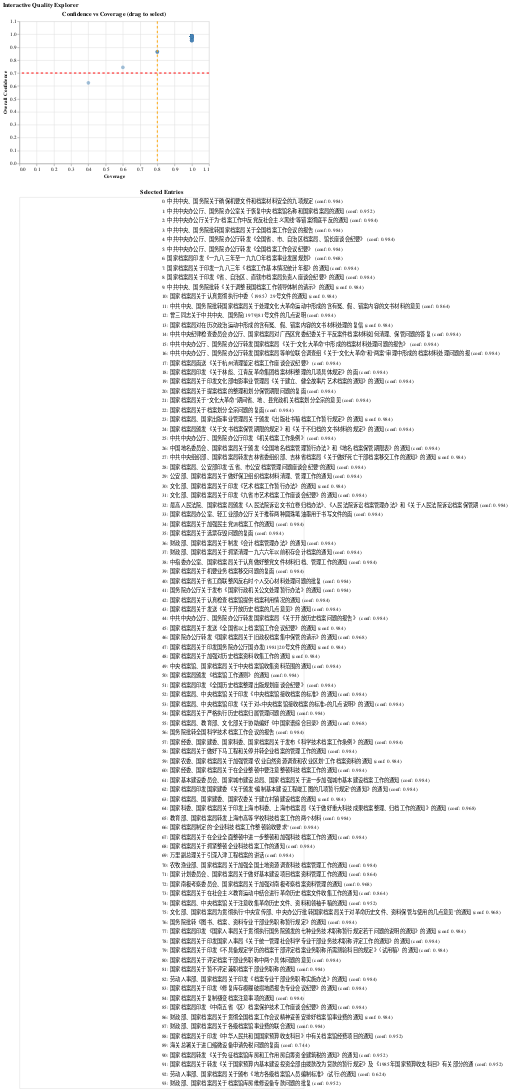

The notebook cell this image was saved under:
### Code cell
# Enhanced version with selection

# Add interval selection to scatter plot
brush = alt.selection_interval()

scatter_interactive = alt.Chart(df).mark_circle(size=60, opacity=0.5).encode(
    x=alt.X('coverage:Q', title='Coverage', scale=alt.Scale(domain=[0, 1.05])),
    y=alt.Y('conf_overall:Q', title='Overall Confidence', scale=alt.Scale(domain=[0, 1.05])),
    color=alt.condition(brush, alt.value('steelblue'), alt.value('lightgray')),
    tooltip=[
        alt.Tooltip('index:Q', title='Index'),
        alt.Tooltip('title:N', title='Title'),
        alt.Tooltip('coverage:Q', format='.2f'),
        alt.Tooltip('conf_overall:Q', format='.3f'),
        alt.Tooltip('page:N'),
        alt.Tooltip('matched_models:Q', title='Models')
    ]
).add_selection(
    brush
).properties(
    width=400,
    height=300,
    title='Confidence vs Coverage (drag to select)'
)

scatter_with_lines_interactive = scatter_interactive + h_line + v_line

# Show selected entries in a table
table = alt.Chart(df).mark_text(align='left').encode(
    y=alt.Y('row_number:O', axis=None)
).transform_filter(
    brush
).transform_window(
    row_number='row_number()'
).transform_calculate(
    summary='datum.index + ": " + slice(datum.title, 0, 60) + " (conf: " + format(datum.conf_overall, ".3f") + ")"'
).encode(
    text='summary:N'
).properties(
    width=600,
    title='Selected Entries'
)

# Combine
interactive_viz = alt.vconcat(
    scatter_with_lines_interactive,
    table
).properties(
    title='Interactive Quality Explorer'
)

interactive_viz

### Figure 1 — Vega-Lite specification as saved in the notebook (floating-point values rounded to 4 significant figures)
{"config": {"view": {"continuousWidth": 300, "continuousHeight": 300}}, "vconcat": [{"layer": [{"data": {"name": "data-46a7976c52523038a27a4b62e2d0f9e4"}, "mark": {"type": "circle", "opacity": 0.5, "size": 60}, "encoding": {"color": {"condition": {"param": "param_54dd647193d9b3b3", "value": "steelblue"}, "value": "lightgray"}, "tooltip": [{"field": "index", "title": "Index", "type": "quantitative"}, {"field": "title", "title": "Title", "type": "nominal"}, {"field": "coverage", "format": ".2f", "type": "quantitative"}, {"field": "conf_overall", "format": ".3f", "type": "quantitative"}, {"field": "page", "type": "nominal"}, {"field": "matched_models", "title": "Models", "type": "quantitative"}], "x": {"field": "coverage", "scale": {"domain": [0, 1.05]}, "title": "Coverage", "type": "quantitative"}, "y": {"field": "conf_overall", "scale": {"domain": [0, 1.05]}, "title": "Overall Confidence", "type": "quantitative"}}, "name": "view_c283cb9d6f965602_0", "title": "Confidence vs Coverage (drag to select)"}, {"data": {"name": "data-d8c2e797ac95ec09589de94b8b708b80"}, "mark": {"type": "rule", "color": "red", "size": 2, "strokeDash": [5, 5]}, "encoding": {"y": {"field": "y", "type": "quantitative"}}}, {"data": {"name": "data-0b48c85237fac7598e55238f8421a3da"}, "mark": {"type": "rule", "color": "orange", "size": 2, "strokeDash": [5, 5]}, "encoding": {"x": {"field": "x", "type": "quantitative"}}}], "height": 300, "width": 400}, {"data": {"name": "data-46a7976c52523038a27a4b62e2d0f9e4"}, "mark": {"type": "text", "align": "left"}, "encoding": {"text": {"field": "summary", "type": "nominal"}, "y": {"axis": null, "field": "row_number", "type": "ordinal"}}, "title": "Selected Entries", "transform": [{"filter": {"param": "param_54dd647193d9b3b3"}}, {"window": [{"op": "row_number", "field": "", "as": "row_number"}]}, {"calculate": "datum.index + \": \" + slice(datum.title, 0, 60) + \" (conf: \" + format(datum.conf_overall, \".3f\") + \")\"", "as": "summary"}], "width": 600}], "params": [{"name": "param_54dd647193d9b3b3", "select": {"type": "interval"}, "views": ["view_c283cb9d6f965602_0"]}], "title": "Interactive Quality Explorer", "$schema": "https://vega.github.io/schema/vega-lite/v6.1.0.json", "datasets": {"data-46a7976c52523038a27a4b62e2d0f9e4": [{"index": 0, "title": "中共中央、国务院关于确保机要文件和档案材料安全的九项规定", "date": "1967-02-17", "page": "2", "num_authors": 0, "num_references": 0, "matched_models": 5, "coverage": 1.0, "conf_title": 1.0, "conf_date": 1.0, "conf_page": 0.8, "conf_overall": 0.984}, {"index": 1, "title": "中共中央办公厅、国务院办公室关于恢复中央档案馆名称和国家档案局的通知", "date": "1979-04-20", "page": "3", "num_authors": 0, "num_references": 0, "matched_models": 5, "coverage": 1.0, "conf_title": 1.0, "conf_date": 0.6, "conf_page": 0.8, "conf_overall": 0.952}, {"index": 2, "title": "中共中央办公厅关于为“档案工作中反党反社会主义黑线”等错案彻底平反的通知", "date": "1979-05-26", "page": "4", "num_authors": 0, "num_references": 0, "matched_models": 5, "coverage": 1.0, "conf_title": 1.0, "conf_date": 1.0, "conf_page": 0.8, "conf_overall": 0.984}, {"index": 3, "title": "中共中央、国务院批转国家档案局关于全国档案工作会议的报告", "date": "1980-02-14", "page": "7", "num_authors": 0, "num_references": 0, "matched_models": 5, "coverage": 1.0, "conf_title": 1.0, "conf_date": 1.0, "conf_page": 0.8, "conf_overall": 0.984}, {"index": 4, "title": "中共中央办公厅、国务院办公厅转发《全国省、市、自治区档案局、馆长座谈会纪要》", "date": "1982-02-09", "page": "14", "num_authors": 0, "num_references": 0, "matched_models": 5, "coverage": 1.0, "conf_title": 1.0, "conf_date": 1.0, "conf_page": 0.8, "conf_overall": 0.984}, {"index": 5, "title": "中共中央办公厅、国务院办公厅转发《全国档案工作会议纪要》", "date": "1983-01-24", "page": "20", "num_authors": 0, "num_references": 0, "matched_models": 5, "coverage": 1.0, "conf_title": 1.0, "conf_date": 1.0, "conf_page": 0.8, "conf_overall": 0.984}, {"index": 6, "title": "国家档案局印发《一九八三年至一九九〇年档案事业发展规划》", "date": "1983-04-13", "page": "27", "num_authors": 0, "num_references": 0, "matched_models": 5, "coverage": 1.0, "conf_title": 0.8, "conf_date": 1.0, "conf_page": 0.8, "conf_overall": 0.968}, {"index": 7, "title": "国家档案局关于印发一九八三年《档案工作基本情况统计年报》的通知", "date": "1983-12-28", "page": "37", "num_authors": 0, "num_references": 0, "matched_models": 5, "coverage": 1.0, "conf_title": 1.0, "conf_date": 1.0, "conf_page": 0.8, "conf_overall": 0.984}, {"index": 8, "title": "国家档案局关于印发《省、自治区、直辖市档案局负责人座谈会纪要》的通知", "date": "1984-08-16", "page": "38", "num_authors": 0, "num_references": 0, "matched_models": 5, "coverage": 1.0, "conf_title": 1.0, "conf_date": 1.0, "conf_page": 0.8, "conf_overall": 0.984}, {"index": 9, "title": "中共中央、国务院批转《关于调整我国档案工作领导体制的请示》的通知", "date": "1985-02-08", "page": "45", "num_authors": 0, "num_references": 0, "matched_models": 5, "coverage": 1.0, "conf_title": 1.0, "conf_date": 1.0, "conf_page": 0.8, "conf_overall": 0.984}, {"index": 10, "title": "国家档案局关于认真贯彻执行中委（1985）29号文件的通知", "date": "1985-03-01", "page": "48", "num_authors": 0, "num_references": 0, "matched_models": 5, "coverage": 1.0, "conf_title": 1.0, "conf_date": 1.0, "conf_page": 0.8, "conf_overall": 0.984}, {"index": 11, "title": "中共中央、国务院批转国家档案局关于处理文化大革命运动中形成的含有冤、假、错案内容的文书材料的意见", "date": "1979-11-03", "page": "52", "num_authors": 0, "num_references": 0, "matched_models": 4, "coverage": 0.8, "conf_title": 1.0, "conf_date": 1.0, "conf_page": 0.8, "conf_overall": 0.864}, {"index": 12, "title": "曾三同志关于中共中央、国务院[1979]81号文件的几点说明", "date": "1980-01-11", "page": "55", "num_authors": 1, "num_references": 0, "matched_models": 5, "coverage": 1.0, "conf_title": 1.0, "conf_date": 1.0, "conf_page": 0.8, "conf_overall": 0.984}, {"index": 13, "title": "国家档案局对在历次政治运动中形成的含有冤、假、错案内容的文书材料处理的复信", "date": "1980-08-21", "page": "58", "num_authors": 0, "num_references": 0, "matched_models": 5, "coverage": 1.0, "conf_title": 1.0, "conf_date": 1.0, "conf_page": 0.8, "conf_overall": 0.984}, {"index": 14, "title": "中共中央纪律检查委员会办公厅、国家档案局对广西区党委纪委关于平反案件档案材料如何清理、保管问题的答复", "date": "1980-11-10", "page": "60", "num_authors": 0, "num_references": 0, "matched_models": 5, "coverage": 1.0, "conf_title": 1.0, "conf_date": 1.0, "conf_page": 0.8, "conf_overall": 0.984}, {"index": 15, "title": "中共中央办公厅、国务院办公厅转发国家档案局《关于“文化大革命”中形成的档案材料处理问题的报告》", "date": "1982-11-05", "page": "62", "num_authors": 0, "num_references": 0, "matched_models": 5, "coverage": 1.0, "conf_title": 1.0, "conf_date": 1.0, "conf_page": 0.8, "conf_overall": 0.984}, {"index": 16, "title": "中共中央办公厅、国务院办公厅转发国家档案局等单位联合调查组《关于“文化大革命”和“两案”审理中形成的档案材料处理问题的报告》", "date": "1983-06-04", "page": "64", "num_authors": 0, "num_references": 0, "matched_models": 5, "coverage": 1.0, "conf_title": 1.0, "conf_date": 1.0, "conf_page": 0.8, "conf_overall": 0.984}, {"index": 17, "title": "国家档案局函送《关于杭州清理鉴定档案工作座谈会议纪要》", "date": "1965-04-29", "page": "70", "num_authors": 0, "num_references": 0, "matched_models": 5, "coverage": 1.0, "conf_title": 1.0, "conf_date": 1.0, "conf_page": 0.8, "conf_overall": 0.984}, {"index": 18, "title": "国家档案局印发《关于林彪、江青反革命集团档案材料整理的几项具体规定》的函", "date": "1980-12-09", "page": "75", "num_authors": 0, "num_references": 0, "matched_models": 5, "coverage": 1.0, "conf_title": 1.0, "conf_date": 1.0, "conf_page": 0.8, "conf_overall": 0.984}, {"index": 19, "title": "国家档案局关于印发文化部电影事业管理局《关于建立、健全故事片艺术档案的通知》的通知", "date": "1981-04-03", "page": "78", "num_authors": 0, "num_references": 0, "matched_models": 5, "coverage": 1.0, "conf_title": 1.0, "conf_date": 1.0, "conf_page": 0.8, "conf_overall": 0.984}, {"index": 20, "title": "国家档案局关于提案档案的整理和划分保管期限问题的复函", "date": "1981-07-07", "page": "87", "num_authors": 0, "num_references": 0, "matched_models": 5, "coverage": 1.0, "conf_title": 1.0, "conf_date": 1.0, "conf_page": 0.8, "conf_overall": 0.984}, {"index": 21, "title": "国家档案局关于“文化大革命”期间省、地、县党政机关档案划分全宗的意见", "date": "1981-07-27", "page": "91", "num_authors": 0, "num_references": 0, "matched_models": 5, "coverage": 1.0, "conf_title": 1.0, "conf_date": 1.0, "conf_page": 0.8, "conf_overall": 0.984}, {"index": 22, "title": "国家档案局关于档案划分全宗问题的复函", "date": "1981-12-11", "page": "93", "num_authors": 0, "num_references": 0, "matched_models": 5, "coverage": 1.0, "conf_title": 1.0, "conf_date": 1.0, "conf_page": 0.8, "conf_overall": 0.984}, {"index": 23, "title": "国家档案局、国家出版事业管理局关于颁发《出版社书稿档案工作暂行规定》的通知", "date": "1981-11-14", "page": "95", "num_authors": 0, "num_references": 0, "matched_models": 5, "coverage": 1.0, "conf_title": 1.0, "conf_date": 1.0, "conf_page": 0.8, "conf_overall": 0.984}, {"index": 24, "title": "国家档案局颁发《关于文书档案保管期限的规定》和《关于不归档的文书材料的规定》的通知", "date": "1983-04-25", "page": "103", "num_authors": 0, "num_references": 0, "matched_models": 5, "coverage": 1.0, "conf_title": 1.0, "conf_date": 1.0, "conf_page": 0.8, "conf_overall": 0.984}, {"index": 25, "title": "中共中央办公厅、国务院办公厅印发《机关档案工作条例》", "date": "1983-04-28", "page": "113", "num_authors": 0, "num_references": 0, "matched_models": 5, "coverage": 1.0, "conf_title": 1.0, "conf_date": 1.0, "conf_page": 0.8, "conf_overall": 0.984}, {"index": 26, "title": "中国地名委员会、国家档案局关于颁发《全国地名档案管理暂行办法》和《地名档案保管期限表》的通知", "date": "1983-05-05", "page": "118", "num_authors": 0, "num_references": 0, "matched_models": 5, "coverage": 1.0, "conf_title": 1.0, "conf_date": 1.0, "conf_page": 0.8, "conf_overall": 0.984}, {"index": 27, "title": "中共中央组织部、国家档案局转发吉林省委组织部、吉林省档案局《关于做好死亡干部档案移交工作的通知》的通知", "date": "1983-07-08", "page": "129", "num_authors": 0, "num_references": 0, "matched_models": 5, "coverage": 1.0, "conf_title": 1.0, "conf_date": 1.0, "conf_page": 0.8, "conf_overall": 0.984}, {"index": 28, "title": "国家档案局、公安部印发“五省、市公安档案管理问题座谈会纪要”的通知", "date": "1983-08-13", "page": "131", "num_authors": 0, "num_references": 0, "matched_models": 5, "coverage": 1.0, "conf_title": 1.0, "conf_date": 1.0, "conf_page": 0.8, "conf_overall": 0.984}, {"index": 29, "title": "公安部、国家档案局关于做好保卫组织档案材料清理、管理工作的通知", "date": "1984-09-17", "page": "134", "num_authors": 0, "num_references": 0, "matched_models": 5, "coverage": 1.0, "conf_title": 1.0, "conf_date": 1.0, "conf_page": 0.8, "conf_overall": 0.984}, {"index": 30, "title": "文化部、国家档案局关于印发《艺术档案工作暂行办法》的通知", "date": "1983-11-09", "page": "137", "num_authors": 0, "num_references": 0, "matched_models": 5, "coverage": 1.0, "conf_title": 1.0, "conf_date": 1.0, "conf_page": 0.8, "conf_overall": 0.984}, {"index": 31, "title": "文化部、国家档案局关于印发《九省市艺术档案工作座谈会纪要》的通知", "date": "1984-08-15", "page": "144", "num_authors": 0, "num_references": 0, "matched_models": 5, "coverage": 1.0, "conf_title": 1.0, "conf_date": 1.0, "conf_page": 0.8, "conf_overall": 0.984}, {"index": 32, "title": "最高人民法院、国家档案局颁发《人民法院诉讼文书立卷归档办法》、《人民法院诉讼档案管理办法》和《关于人民法院诉讼档案保管期限的规定》的通知", "date": "1984-01-04", "page": "149", "num_authors": 0, "num_references": 0, "matched_models": 5, "coverage": 1.0, "conf_title": 1.0, "conf_date": 1.0, "conf_page": 0.8, "conf_overall": 0.984}, {"index": 33, "title": "国家档案局办公室、轻工业部办公厅关于推荐两种圆珠笔油墨用于书写文件的函", "date": "1984-01-24", "page": "169", "num_authors": 0, "num_references": 0, "matched_models": 5, "coverage": 1.0, "conf_title": 1.0, "conf_date": 1.0, "conf_page": 0.8, "conf_overall": 0.984}, {"index": 34, "title": "国家档案局关于加强民主党派档案工作的通知", "date": "1984-03-26", "page": "173", "num_authors": 0, "num_references": 0, "matched_models": 5, "coverage": 1.0, "conf_title": 1.0, "conf_date": 1.0, "conf_page": 0.8, "conf_overall": 0.984}, {"index": 35, "title": "国家档案局关于选票存毁问题的复函", "date": "1984-04-09", "page": "174", "num_authors": 0, "num_references": 0, "matched_models": 5, "coverage": 1.0, "conf_title": 1.0, "conf_date": 1.0, "conf_page": 0.8, "conf_overall": 0.984}, {"index": 36, "title": "财政部、国家档案局关于制发《会计档案管理办法》的通知", "date": "1984-06-01", "page": "176", "num_authors": 0, "num_references": 0, "matched_models": 5, "coverage": 1.0, "conf_title": 1.0, "conf_date": 1.0, "conf_page": 0.8, "conf_overall": 0.984}, {"index": 37, "title": "财政部、国家档案局关于抓紧清理一九六六年以前积存会计档案的通知", "date": "1985-02-18", "page": "186", "num_authors": 0, "num_references": 0, "matched_models": 5, "coverage": 1.0, "conf_title": 1.0, "conf_date": 1.0, "conf_page": 0.8, "conf_overall": 0.984}, {"index": 38, "title": "中指委办公室、国家档案局关于认真做好整党文件材料归档、管理工作的通知", "date": "1984-06-19", "page": "188", "num_authors": 0, "num_references": 0, "matched_models": 5, "coverage": 1.0, "conf_title": 1.0, "conf_date": 1.0, "conf_page": 0.8, "conf_overall": 0.984}, {"index": 39, "title": "国家档案局关于机要业务档案移交问题的复函", "date": "1984-10-20", "page": "191", "num_authors": 0, "num_references": 0, "matched_models": 5, "coverage": 1.0, "conf_title": 1.0, "conf_date": 1.0, "conf_page": 0.8, "conf_overall": 0.984}, {"index": 40, "title": "国家档案局关于省工商联整风反右时个人交心材料处理问题的批复", "date": "1985-02-05", "page": "192", "num_authors": 0, "num_references": 0, "matched_models": 5, "coverage": 1.0, "conf_title": 1.0, "conf_date": 1.0, "conf_page": 0.8, "conf_overall": 0.984}, {"index": 41, "title": "国务院办公厅关于发布《国家行政机关公文处理暂行办法》的通知", "date": "1981-02-27", "page": "195", "num_authors": 0, "num_references": 0, "matched_models": 5, "coverage": 1.0, "conf_title": 1.0, "conf_date": 1.0, "conf_page": 0.8, "conf_overall": 0.984}, {"index": 42, "title": "国家档案局关于认真检查档案馆提供档案利用情况的通知", "date": "1965-03-02", "page": "204", "num_authors": 0, "num_references": 0, "matched_models": 5, "coverage": 1.0, "conf_title": 1.0, "conf_date": 1.0, "conf_page": 0.8, "conf_overall": 0.984}, {"index": 43, "title": "国家档案局关于发送《关于开放历史档案的几点意见》的通知", "date": "1980-03-17", "page": "205", "num_authors": 0, "num_references": 0, "matched_models": 5, "coverage": 1.0, "conf_title": 1.0, "conf_date": 1.0, "conf_page": 0.8, "conf_overall": 0.984}, {"index": 44, "title": "中共中央办公厅、国务院办公厅转发国家档案局《关于开放历史档案问题的报告》", "date": "1982-11-20", "page": "209", "num_authors": 0, "num_references": 0, "matched_models": 5, "coverage": 1.0, "conf_title": 1.0, "conf_date": 1.0, "conf_page": 0.8, "conf_overall": 0.984}, {"index": 45, "title": "国家档案局关于发送《全国省以上档案馆工作会议纪要》的通知", "date": "1980-07-11", "page": "214", "num_authors": 0, "num_references": 0, "matched_models": 5, "coverage": 1.0, "conf_title": 1.0, "conf_date": 1.0, "conf_page": 0.8, "conf_overall": 0.984}, {"index": 46, "title": "国家院办公厅转发《国家档案局关于旧政权档案集中保管的请示》的通知", "date": "1981-03-13", "page": "219", "num_authors": 0, "num_references": 0, "matched_models": 5, "coverage": 1.0, "conf_title": 0.8, "conf_date": 1.0, "conf_page": 0.8, "conf_overall": 0.968}, {"index": 47, "title": "国家档案局关于印发国务院办公厅国办发[1981]20号文件的通知", "date": "1981-03-25", "page": "222", "num_authors": 0, "num_references": 1, "matched_models": 5, "coverage": 1.0, "conf_title": 1.0, "conf_date": 1.0, "conf_page": 0.8, "conf_overall": 0.984}, {"index": 48, "title": "国家档案局关于加强对历史档案资料收集工作的通知", "date": "1981-08-04", "page": "223", "num_authors": 0, "num_references": 0, "matched_models": 5, "coverage": 1.0, "conf_title": 1.0, "conf_date": 1.0, "conf_page": 0.8, "conf_overall": 0.984}, {"index": 49, "title": "中央档案馆、国家档案局关于中央档案馆收集资料范围的通知", "date": "1982-02-13", "page": "225", "num_authors": 0, "num_references": 0, "matched_models": 5, "coverage": 1.0, "conf_title": 1.0, "conf_date": 1.0, "conf_page": 0.8, "conf_overall": 0.984}, {"index": 50, "title": "国家档案局颁发《档案馆工作通则》的通知", "date": "1983-04-26", "page": "226", "num_authors": 0, "num_references": 0, "matched_models": 5, "coverage": 1.0, "conf_title": 1.0, "conf_date": 1.0, "conf_page": 0.8, "conf_overall": 0.984}, {"index": 51, "title": "国家档案局印发《全国历史档案整理出版规划座谈会纪要》", "date": "1983-10-06", "page": "231", "num_authors": 0, "num_references": 0, "matched_models": 5, "coverage": 1.0, "conf_title": 1.0, "conf_date": 1.0, "conf_page": 0.8, "conf_overall": 0.984}, {"index": 52, "title": "国家档案局、中央档案馆关于印发《中央档案馆接收档案的标准》的通知", "date": "1983-12-02", "page": "236", "num_authors": 0, "num_references": 0, "matched_models": 5, "coverage": 1.0, "conf_title": 1.0, "conf_date": 1.0, "conf_page": 0.8, "conf_overall": 0.984}, {"index": 53, "title": "国家档案局、中央档案馆印发《关于对<中央档案馆接收档案的标准>的几点说明》的通知", "date": "1984-05-04", "page": "248", "num_authors": 0, "num_references": 0, "matched_models": 5, "coverage": 1.0, "conf_title": 1.0, "conf_date": 1.0, "conf_page": 0.8, "conf_overall": 0.984}, {"index": 54, "title": "国家档案局关于严格执行历史档案归属管理问题的通知", "date": "1984-08-01", "page": "254", "num_authors": 0, "num_references": 0, "matched_models": 5, "coverage": 1.0, "conf_title": 1.0, "conf_date": 1.0, "conf_page": 0.8, "conf_overall": 0.984}, {"index": 55, "title": "国家档案局、教育部、文化部关于协助编好《中国家谱综合目录》的通知", "date": "1984-11-20", "page": "256", "num_authors": 0, "num_references": 0, "matched_models": 5, "coverage": 1.0, "conf_title": 0.8, "conf_date": 1.0, "conf_page": 0.8, "conf_overall": 0.968}, {"index": 56, "title": "国务院批转全国科学技术档案工作会议的报告", "date": "1980-09-22", "page": "262", "num_authors": 0, "num_references": 0, "matched_models": 5, "coverage": 1.0, "conf_title": 1.0, "conf_date": 1.0, "conf_page": 0.8, "conf_overall": 0.984}, {"index": 57, "title": "国家经委、国家建委、国家科委、国家档案局关于发布《科学技术档案工作条例》的通知", "date": "1980-12-27", "page": "269", "num_authors": 0, "num_references": 0, "matched_models": 5, "coverage": 1.0, "conf_title": 1.0, "conf_date": 1.0, "conf_page": 0.8, "conf_overall": 0.984}, {"index": 58, "title": "国家档案局关于做好下马工程和关停并转企业档案的管理工作的通知", "date": "1981-01-24", "page": "275", "num_authors": 0, "num_references": 0, "matched_models": 5, "coverage": 1.0, "conf_title": 1.0, "conf_date": 1.0, "conf_page": 0.8, "conf_overall": 0.984}, {"index": 59, "title": "国家农委、国家档案局关于加强管理“农业自然资源调查和农业区划”工作档案资料的通知", "date": "1981-03-17", "page": "276", "num_authors": 0, "num_references": 0, "matched_models": 5, "coverage": 1.0, "conf_title": 1.0, "conf_date": 1.0, "conf_page": 0.8, "conf_overall": 0.984}, {"index": 60, "title": "国家经委、国家档案局关于在企业整顿中要注意整顿科技档案工作的通知", "date": "1981-09-23", "page": "278", "num_authors": 0, "num_references": 0, "matched_models": 5, "coverage": 1.0, "conf_title": 1.0, "conf_date": 1.0, "conf_page": 0.8, "conf_overall": 0.984}, {"index": 61, "title": "国家基本建设委员会、国家城市建设总局、国家档案局关于进一步加强城市基本建设档案工作的通知", "date": "1982-01-18", "page": "280", "num_authors": 0, "num_references": 0, "matched_models": 5, "coverage": 1.0, "conf_title": 1.0, "conf_date": 1.0, "conf_page": 0.8, "conf_overall": 0.984}, {"index": 62, "title": "国家档案局印发国家建委《关于颁发“编制基本建设工程竣工图的几项暂行规定”的通知》的通知", "date": "1982-03-02", "page": "282", "num_authors": 0, "num_references": 0, "matched_models": 5, "coverage": 1.0, "conf_title": 1.0, "conf_date": 1.0, "conf_page": 0.8, "conf_overall": 0.984}, {"index": 63, "title": "国家档案局、国家建委、国家农委关于建立村镇建设档案的通知", "date": "1982-03-10", "page": "286", "num_authors": 0, "num_references": 0, "matched_models": 5, "coverage": 1.0, "conf_title": 1.0, "conf_date": 1.0, "conf_page": 0.8, "conf_overall": 0.984}, {"index": 64, "title": "国家科委、国家档案局关于印发上海市科委、上海市档案局《关于做好重大科技成果档案整理、归档工作的通知》的通知", "date": "1982-04-03", "page": "288", "num_authors": 0, "num_references": 0, "matched_models": 5, "coverage": 1.0, "conf_title": 0.8, "conf_date": 1.0, "conf_page": 0.8, "conf_overall": 0.968}, {"index": 65, "title": "教育部、国家档案局转发上海市高等学校科技档案工作的两个材料", "date": "1982-11-05", "page": "291", "num_authors": 0, "num_references": 0, "matched_models": 5, "coverage": 1.0, "conf_title": 1.0, "conf_date": 1.0, "conf_page": 0.8, "conf_overall": 0.984}, {"index": 66, "title": "国家档案局制定的“企业科技档案工作整顿验收要求”", "date": "1983-02-10", "page": "299", "num_authors": 0, "num_references": 0, "matched_models": 5, "coverage": 1.0, "conf_title": 1.0, "conf_date": 1.0, "conf_page": 0.8, "conf_overall": 0.984}, {"index": 67, "title": "国家档案局关于在企业全面整顿中进一步整顿和加强科技档案工作的通知", "date": "1983-02-23", "page": "301", "num_authors": 0, "num_references": 0, "matched_models": 5, "coverage": 1.0, "conf_title": 1.0, "conf_date": 1.0, "conf_page": 0.8, "conf_overall": 0.984}, {"index": 68, "title": "国家档案局关于抓紧整顿企业科技档案工作的通知", "date": "1983-07-12", "page": "302", "num_authors": 0, "num_references": 0, "matched_models": 5, "coverage": 1.0, "conf_title": 1.0, "conf_date": 1.0, "conf_page": 0.8, "conf_overall": 0.984}, {"index": 69, "title": "万里副总理关于引深入津工程档案的讲话", "date": "1983-02-26", "page": "304", "num_authors": 1, "num_references": 0, "matched_models": 5, "coverage": 1.0, "conf_title": 1.0, "conf_date": 1.0, "conf_page": 0.8, "conf_overall": 0.984}, {"index": 70, "title": "农牧渔业部、国家档案局关于加强全国土地资源调查科技档案管理工作的通知", "date": "1984-05-16", "page": "305", "num_authors": 0, "num_references": 0, "matched_models": 5, "coverage": 1.0, "conf_title": 1.0, "conf_date": 1.0, "conf_page": 0.8, "conf_overall": 0.984}, {"index": 71, "title": "国家计划委员会、国家档案局关于做好基本建设项目档案资料管理工作的通知", "date": "1984-06-10", "page": "308", "num_authors": 0, "num_references": 0, "matched_models": 4, "coverage": 0.8, "conf_title": 1.0, "conf_date": 1.0, "conf_page": 0.8, "conf_overall": 0.864}, {"index": 72, "title": "国家南极考察委员会、国家档案局关于加强对南极考察档案资料管理的通知", "date": "1985-04-01", "page": "309", "num_authors": 0, "num_references": 0, "matched_models": 5, "coverage": 1.0, "conf_title": 1.0, "conf_date": 0.8, "conf_page": 0.8, "conf_overall": 0.968}, {"index": 73, "title": "国家档案局关于在社会主义教育运动中结合进行革命历史档案文件收集工作的通知", "date": "1965-03-05", "page": "314", "num_authors": 0, "num_references": 0, "matched_models": 4, "coverage": 0.8, "conf_title": 1.0, "conf_date": 1.0, "conf_page": 0.8, "conf_overall": 0.864}, {"index": 74, "title": "国家档案局、中央档案馆关于注意收集革命历史文件、资料和领袖手稿的通知", "date": "1965-08-13", "page": "315", "num_authors": 0, "num_references": 0, "matched_models": 5, "coverage": 1.0, "conf_title": 0.8, "conf_date": 0.8, "conf_page": 0.8, "conf_overall": 0.952}, {"index": 75, "title": "文化部、国家档案局为贯彻执行“中央宣传部、中央办公厅批转国家档案局关于对革命历史文件、资料保管与使用的几点意见”的通知", "date": "1966-03-05", "page": "316", "num_authors": 0, "num_references": 0, "matched_models": 5, "coverage": 1.0, "conf_title": 1.0, "conf_date": 0.8, "conf_page": 0.8, "conf_overall": 0.968}, {"index": 76, "title": "国务院批转《图书、档案、资料专业干部业务职称暂行规定》的通知", "date": "1981-01-30", "page": "322", "num_authors": 0, "num_references": 0, "matched_models": 5, "coverage": 1.0, "conf_title": 1.0, "conf_date": 1.0, "conf_page": 0.8, "conf_overall": 0.984}, {"index": 77, "title": "国家档案局印发《国家人事局关于贯彻执行国务院颁发的七种业务技术职称暂行规定若干问题的说明的通知》的通知", "date": "1981-03-30", "page": "326", "num_authors": 0, "num_references": 0, "matched_models": 5, "coverage": 1.0, "conf_title": 1.0, "conf_date": 1.0, "conf_page": 0.8, "conf_overall": 0.984}, {"index": 78, "title": "国家档案局关于印发国家人事局《关于统一管理社会科学专业干部业务技术职称评定工作的通知》的通知", "date": "1981-04-09", "page": "335", "num_authors": 0, "num_references": 0, "matched_models": 5, "coverage": 1.0, "conf_title": 1.0, "conf_date": 1.0, "conf_page": 0.8, "conf_overall": 0.984}, {"index": 79, "title": "国家档案局关于印发《不具备规定学历的档案干部评定档案业务职称所需测验科目的规定》（试用稿）的通知", "date": "1982-03-19", "page": "338", "num_authors": 0, "num_references": 0, "matched_models": 5, "coverage": 1.0, "conf_title": 1.0, "conf_date": 1.0, "conf_page": 0.8, "conf_overall": 0.984}, {"index": 80, "title": "国家档案局关于评定档案干部业务职称中两个具体问题的意见", "date": "1983-03-14", "page": "341", "num_authors": 0, "num_references": 0, "matched_models": 5, "coverage": 1.0, "conf_title": 1.0, "conf_date": 1.0, "conf_page": 0.8, "conf_overall": 0.984}, {"index": 81, "title": "国家档案局关于暂不评定兼职档案干部业务职称的通知", "date": "1983-04-26", "page": "343", "num_authors": 0, "num_references": 0, "matched_models": 5, "coverage": 1.0, "conf_title": 1.0, "conf_date": 1.0, "conf_page": 0.8, "conf_overall": 0.984}, {"index": 82, "title": "劳动人事部、国家档案局关于印发《档案专业干部业务职称实施办法》的通知", "date": "1983-05-04", "page": "344", "num_authors": 0, "num_references": 0, "matched_models": 5, "coverage": 1.0, "conf_title": 1.0, "conf_date": 1.0, "conf_page": 0.8, "conf_overall": 0.984}, {"index": 83, "title": "国家档案局关于印发《修复库存模糊破损地质报告专业会议纪要》的通知", "date": "1982-07-29", "page": "354", "num_authors": 0, "num_references": 0, "matched_models": 5, "coverage": 1.0, "conf_title": 1.0, "conf_date": 1.0, "conf_page": 0.8, "conf_overall": 0.984}, {"index": 84, "title": "国家档案局关于复制褪变档案注意事项的通知", "date": "1982-07-30", "page": "362", "num_authors": 0, "num_references": 0, "matched_models": 5, "coverage": 1.0, "conf_title": 1.0, "conf_date": 1.0, "conf_page": 0.8, "conf_overall": 0.984}, {"index": 85, "title": "国家档案局印发《中南五省（区）档案保护技术工作座谈会纪要》的通知", "date": "1983-12-07", "page": "364", "num_authors": 0, "num_references": 0, "matched_models": 5, "coverage": 1.0, "conf_title": 1.0, "conf_date": 1.0, "conf_page": 0.8, "conf_overall": 0.984}, {"index": 86, "title": "财政部、国家档案局关于贯彻全国档案工作会议精神妥善安排好档案馆事业费的通知", "date": "1979-10-08", "page": "370", "num_authors": 0, "num_references": 0, "matched_models": 5, "coverage": 1.0, "conf_title": 1.0, "conf_date": 1.0, "conf_page": 0.8, "conf_overall": 0.984}, {"index": 87, "title": "财政部、国家档案局关于各级档案馆事业费的联合通知", "date": "1980-11-04", "page": "371", "num_authors": 0, "num_references": 0, "matched_models": 5, "coverage": 1.0, "conf_title": 1.0, "conf_date": 1.0, "conf_page": 0.8, "conf_overall": 0.984}, {"index": 88, "title": "国家档案局关于印发《中华人民共和国国家预算收支科目》中有关档案馆经费项目的通知", "date": "1980-11-29", "page": "372", "num_authors": 0, "num_references": 0, "matched_models": 5, "coverage": 1.0, "conf_title": 1.0, "conf_date": 0.6, "conf_page": 0.8, "conf_overall": 0.952}, {"index": 89, "title": "海关总署关于进口缩微设备申请免税问题的复函", "date": "1982-05-05", "page": "373", "num_authors": 0, "num_references": 0, "matched_models": 3, "coverage": 0.6, "conf_title": 1.0, "conf_date": 1.0, "conf_page": 0.8, "conf_overall": 0.744}, {"index": 90, "title": "国家档案局转发《关于免征档案馆库房和工作用房自筹资金建筑税的通知》的通知", "date": "1984-03-02", "page": "377", "num_authors": 0, "num_references": 0, "matched_models": 5, "coverage": 1.0, "conf_title": 1.0, "conf_date": 0.6, "conf_page": 0.8, "conf_overall": 0.952}, {"index": 91, "title": "国家档案局关于转发《关于国家预算内基本建设投资全部由拨款改为贷款的暂行规定》及《1985年国家预算收支科目》有关部分的通知", "date": "1985-01-07", "page": "379", "num_authors": 0, "num_references": 0, "matched_models": 5, "coverage": 1.0, "conf_title": 1.0, "conf_date": 0.6, "conf_page": 0.8, "conf_overall": 0.952}, {"index": 92, "title": "劳动人事部、国家档案局关于颁布《地方各级档案馆人员编制标准》(试行)的通知", "date": "1985-01-07", "page": "380", "num_authors": 0, "num_references": 0, "matched_models": 2, "coverage": 0.4, "conf_title": 1.0, "conf_date": 1.0, "conf_page": 0.8, "conf_overall": 0.624}, {"index": 93, "title": "财政部、国家档案局关于档案馆库房维修设备专款问题的批复", "date": "1985-04-01", "page": "388", "num_authors": 0, "num_references": 0, "matched_models": 5, "coverage": 1.0, "conf_title": 1.0, "conf_date": 0.6, "conf_page": 0.8, "conf_overall": 0.952}], "data-d8c2e797ac95ec09589de94b8b708b80": [{"y": 0.7}], "data-0b48c85237fac7598e55238f8421a3da": [{"x": 0.8}]}}
